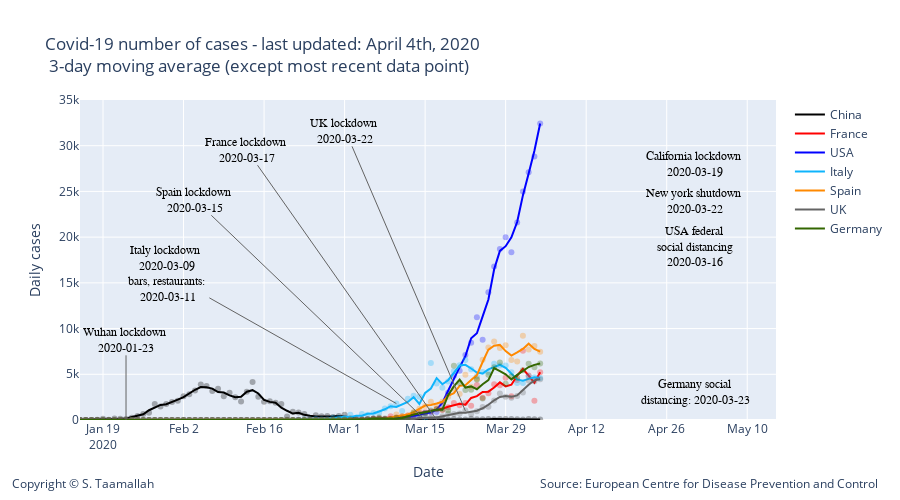

Notebook code for this chart:
### Code cell
degree = 1
#smooth_italy = smoothTriangle(df_italy['deaths'],degree)

smooth_china = smoothTriangle(df_china['cases'], degree)
smooth_france = smoothTriangle(df_france['cases'], degree)
smooth_italy = smoothTriangle(df_italy['cases'],degree)
smooth_usa = smoothTriangle(df_usa['cases'],degree)
smooth_uk = smoothTriangle(df_uk['cases'],degree)
smooth_germany = smoothTriangle(df_germany['cases'],degree)
smooth_spain = smoothTriangle(df_spain['cases'],degree)
smooth_korea = smoothTriangle(df_korea['cases'],degree)
smooth_netherlandss = smoothTriangle(df_netherlands['cases'],degree)

smooth_china = smooth_3day(df_china['cases'])
smooth_france = smooth_3day(df_france['cases'])
smooth_italy = smooth_3day(df_italy['cases'])
smooth_usa = smooth_3day(df_usa['cases'])
smooth_uk = smooth_3day(df_uk['cases'])
smooth_germany = smooth_3day(df_germany['cases'])
smooth_spain = smooth_3day(df_spain['cases'])
smooth_korea = smooth_3day(df_korea['cases'])
smooth_netherlandss = smooth_3day(df_netherlands['cases'])




# Add traces
trace1 = go.Scatter(
        x=df_china.index, 
        y=df_china['cases'],
        mode='markers',
        name='China daily cases',
        line_color='rgba(0, 0, 0, .3)',
        showlegend=False,
)

trace11 = go.Scatter(
        x=df_china.index, 
        y=smooth_china,
        mode='lines',
        name='China',
        line_color='rgba(0, 0, 0, 1)',
)


trace2 = go.Scatter(
        x=df_france.index, 
        y=df_france['cases'],
        mode='markers',
        name='France',
        line_color='rgba(256, 0, 0, .3)',
        showlegend=False,
)

trace22 = go.Scatter(
        x=df_france.index, 
        y=smooth_france,
        mode='lines',
        name='France',
        line_color='rgba(256, 0, 0, 1)',
)


trace3 = go.Scatter(
        x=df_usa.index, 
        y=df_usa['cases'],
        mode='markers',
        name='USA',
        line_color='rgba(0, 0, 255, .3)',
    showlegend=False,
)

trace33 = go.Scatter(
        x=df_usa.index, 
        y=smooth_usa,
        mode='lines',
        name='USA',
        line_color='rgba(0, 0, 255, 1)',
)
    
    
trace4 = go.Scatter(
        x=df_italy.index, 
        y=df_italy['cases'],
        mode='markers',
        name='Italy',
        line_color='rgba(14, 180, 252, .3)',
    showlegend=False,
)

trace44 = go.Scatter(
        x=df_italy.index, 
        y=smooth_italy,
        mode='lines',
        name='Italy',
        line_color='rgba(14, 180, 252, 1)',
)

trace5 = go.Scatter(
        x=df_spain.index, 
        y=df_spain['cases'],
        mode='markers',
        name='Spain',
        line_color='rgba(255, 137, 0, .3)',
    showlegend=False,
)

trace55 = go.Scatter(
        x=df_spain.index, 
        y=smooth_spain,
        mode='lines',
        name='Spain',
        line_color='rgba(255, 137, 0, 1)',
)


trace6 = go.Scatter(
        x=df_uk.index, 
        y=df_uk['cases'],
        mode='markers',
        name='UK',
        line_color='rgba(100, 100, 100, .3)',
    showlegend=False
)

trace66 = go.Scatter(
        x=df_uk.index, 
        y=smooth_uk,
        mode='lines',
        name='UK',
        line_color='rgba(100, 100, 100, 1)',
)

trace7 = go.Scatter(
        x=df_germany.index, 
        y=df_germany['cases'],
        mode='markers',
        name='Germany',
        line_color='rgba(51, 102, 0, .3)',
    showlegend=False,
)

trace77 = go.Scatter(
        x=df_germany.index, 
        y=smooth_germany,
        mode='lines',
        name='Germany',
        line_color='rgba(51, 102, 0, 1)',
)


data = [trace1,trace11, trace2, trace22, trace3, trace33, trace4, trace44, trace5, trace55, trace6, trace66, trace7, trace77]

layout = go.Layout(
    title="Covid-19 number of cases - last updated: April 4th, 2020 <br> 3-day moving average (except most recent data point)",
    width=900,
    height=500,
    
    # Top left
    xaxis=dict(
        title='Date',
        range=['2020-01-15', '2020-05-15'],
    ),
    yaxis=dict(
        title='Daily cases',
        #type='log',
        range=[0,35000],
        anchor='x'
    ),
    
      annotations=[
        dict(
            x=1.15,
            y=-0.23,
            showarrow=False,
            text='Source: European Centre for Disease Prevention and Control',
            xref='paper',
            yref='paper'
        ),
        
        dict(
            x=-0.1,
            y=-0.23,
            showarrow=False,
            text='Copyright © S. Taamallah ',
            xref='paper',
            yref='paper'
        )
    ],
    
)



fig = go.Figure(data=data, layout=layout)



fig.add_annotation(
        x='2020-01-23',
        y=20,
        xref="x",
        yref="y",
        text="Wuhan lockdown <br> 2020-01-23 ",
        showarrow=True,
        font=dict(
            family="Courier New, monospace",
            size=12,
            color="black"
            ),
        align="center",
        arrowhead=0,
        arrowsize=1,
        arrowwidth=1,
        arrowcolor="#636363",
        ax=0,
        ay=-80,
        #bordercolor="#c7c7c7",
        #borderwidth=2,
        #borderpad=4,
        #bgcolor="#ff7f0e",
        #opacity=0.8
        )


fig.add_annotation(
        x='2020-03-10',
        y=1800,
        xref="x",
        yref="y",
        text="Italy lockdown <br> 2020-03-09 <br> bars, restaurants: <br> 2020-03-11",
        showarrow=True,
        font=dict(
            family="Courier New, monospace",
            size=12,
            color="black"
            ),
        align="center",
        arrowhead=0,
        arrowsize=1,
        arrowwidth=1,
        arrowcolor="#636363",
        ax=-230,
        ay=-130,
        #bordercolor="#c7c7c7",
        #borderwidth=2,
        #borderpad=4,
        #bgcolor="#ff7f0e",
        #opacity=0.8
        )


fig.add_annotation(
            x='2020-03-17',
            y=30,
            text="France lockdown <br> 2020-03-17 ",
            showarrow=True,
            font=dict(
            family="Courier New, monospace",
            size=12,
            color="black",
            ),
        align="center",
        arrowhead=0,
        arrowsize=1,
        arrowwidth=1,
        arrowcolor="#636363",
        ax=-190,
        ay=-270,
)


fig.add_annotation(
            x='2020-03-15',
            y=20,
            text="Spain lockdown <br> 2020-03-15 ",
            showarrow=True,
            font=dict(
            family="Courier New, monospace",
            size=12,
            color="black",
            ),
        align="center",
        arrowhead=0,
        arrowsize=1,
        arrowwidth=1,
        arrowcolor="#636363",
        ax=-230,
        ay=-220,
)


fig.add_annotation(
            x='2020-03-22',
            y=1000,
            text="UK lockdown <br> 2020-03-22 ",
            showarrow=True,
            font=dict(
            family="Courier New, monospace",
            size=12,
            color="black",
            ),
        align="center",
        arrowhead=0,
        arrowsize=1,
        arrowwidth=1,
        arrowcolor="#636363",
        ax=-120,
        ay=-280,
)

fig.add_annotation(
            x='2020-05-01',
            y=3000,
            text="Germany social <br> distancing: 2020-03-23 ",
            showarrow=False,
            font=dict(
            family="Courier New, monospace",
            size=12,
            color="black",
            ),
        align="center",
        arrowhead=0,
        arrowsize=1,
        arrowwidth=1,
        arrowcolor="#636363",
        ax=600,
        ay=-60,
)

fig.add_annotation(
            x='2020-05-01',
            y=19000,
            text="USA federal <br> social distancing <br> 2020-03-16 ",
            showarrow=False,
            font=dict(
            family="Courier New, monospace",
            size=12,
            color="black",
            ),
        align="center",
        arrowhead=0,
        arrowsize=1,
        arrowwidth=1,
        arrowcolor="#636363",
        ax=600,
        ay=-520,
)

fig.add_annotation(
            x='2020-05-01',
            y=24000,
            text="New york shutdown <br> 2020-03-22 ",
            showarrow=False,
            font=dict(
            family="Courier New, monospace",
            size=12,
            color="black",
            ),
        align="center",
        arrowhead=0,
        arrowsize=1,
        arrowwidth=1,
        arrowcolor="#636363",
        ax=600,
        ay=-420,
)



fig.add_annotation(
            x='2020-05-01',
            y=28000,
            text="California lockdown <br> 2020-03-19 ",
            showarrow=False,
            font=dict(
            family="Courier New, monospace",
            size=12,
            color="black",
            ),
        align="center",
        arrowhead=0,
        arrowsize=1,
        arrowwidth=1,
        arrowcolor="#636363",
        ax=600,
        ay=-320,
)

fig.show()
from plotly.offline import plot
plot(fig, filename="STaamallah_covid19_analysis_chart_3_20200404.html", auto_open = False)

#from IPython.display import HTML, display
#display(HTML('STaamallah_covid19_analysis_chart_3_20200403.html'), metadata=dict(isolated=True))
